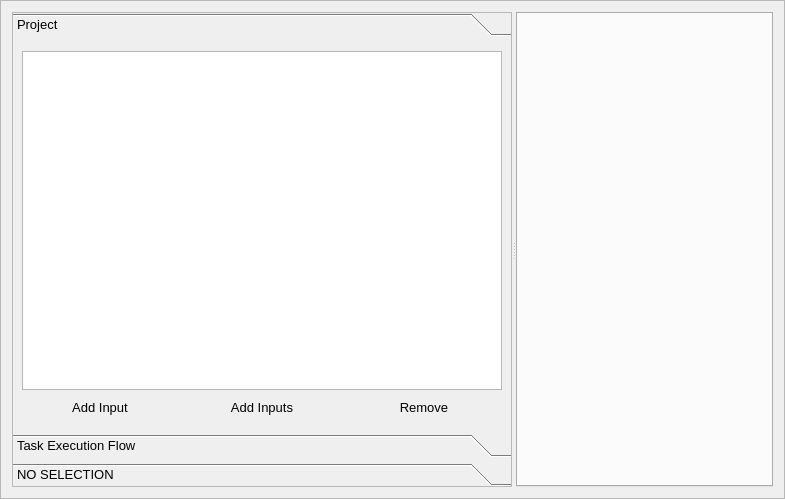
<?xml version="1.0" encoding="UTF-8"?>
<ui version="4.0">
 <class>TabProject</class>
 <widget class="QFrame" name="TabProject">
  <property name="geometry">
   <rect>
    <x>0</x>
    <y>0</y>
    <width>785</width>
    <height>499</height>
   </rect>
  </property>
  <property name="maximumSize">
   <size>
    <width>16777215</width>
    <height>16777215</height>
   </size>
  </property>
  <property name="windowTitle">
   <string>Frame</string>
  </property>
  <property name="windowIcon">
   <iconset>
    <normaloff>images/icon.png</normaloff>images/icon.png</iconset>
  </property>
  <property name="frameShape">
   <enum>QFrame::StyledPanel</enum>
  </property>
  <property name="frameShadow">
   <enum>QFrame::Raised</enum>
  </property>
  <layout class="QVBoxLayout" name="verticalLayout">
   <item>
    <widget class="QSplitter" name="splitter_2">
     <property name="orientation">
      <enum>Qt::Horizontal</enum>
     </property>
     <widget class="QToolBox" name="taskToolbox">
      <property name="minimumSize">
       <size>
        <width>350</width>
        <height>0</height>
       </size>
      </property>
      <property name="maximumSize">
       <size>
        <width>500</width>
        <height>16777215</height>
       </size>
      </property>
      <property name="font">
       <font>
        <pointsize>10</pointsize>
        <weight>50</weight>
        <bold>false</bold>
       </font>
      </property>
      <property name="frameShape">
       <enum>QFrame::StyledPanel</enum>
      </property>
      <property name="frameShadow">
       <enum>QFrame::Plain</enum>
      </property>
      <property name="midLineWidth">
       <number>0</number>
      </property>
      <property name="currentIndex">
       <number>0</number>
      </property>
      <property name="tabSpacing">
       <number>6</number>
      </property>
      <widget class="QWidget" name="settingsInput">
       <property name="geometry">
        <rect>
         <x>0</x>
         <y>0</y>
         <width>498</width>
         <height>387</height>
        </rect>
       </property>
       <attribute name="icon">
        <iconset resource="icons.qrc">
         <normaloff>:/images/input.png</normaloff>:/images/input.png</iconset>
       </attribute>
       <attribute name="label">
        <string>Project</string>
       </attribute>
       <layout class="QVBoxLayout" name="verticalLayout_7">
        <item>
         <layout class="QVBoxLayout" name="verticalLayout_3">
          <item>
           <widget class="QListWidget" name="inputFiles">
            <property name="selectionMode">
             <enum>QAbstractItemView::MultiSelection</enum>
            </property>
            <property name="sortingEnabled">
             <bool>true</bool>
            </property>
           </widget>
          </item>
          <item>
           <layout class="QHBoxLayout" name="horizontalLayout_3">
            <item>
             <widget class="QPushButton" name="addFile">
              <property name="text">
               <string>Add Input</string>
              </property>
              <property name="icon">
               <iconset resource="icons.qrc">
                <normaloff>:/images/add.png</normaloff>:/images/add.png</iconset>
              </property>
              <property name="iconSize">
               <size>
                <width>16</width>
                <height>16</height>
               </size>
              </property>
              <property name="flat">
               <bool>true</bool>
              </property>
             </widget>
            </item>
            <item>
             <widget class="QPushButton" name="addFiles">
              <property name="text">
               <string>Add Inputs</string>
              </property>
              <property name="icon">
               <iconset resource="icons.qrc">
                <normaloff>:/images/addFiles.png</normaloff>:/images/addFiles.png</iconset>
              </property>
              <property name="iconSize">
               <size>
                <width>16</width>
                <height>16</height>
               </size>
              </property>
              <property name="flat">
               <bool>true</bool>
              </property>
             </widget>
            </item>
            <item>
             <widget class="QPushButton" name="removeFile">
              <property name="text">
               <string>Remove</string>
              </property>
              <property name="icon">
               <iconset resource="icons.qrc">
                <normaloff>:/images/deltee.png</normaloff>:/images/deltee.png</iconset>
              </property>
              <property name="iconSize">
               <size>
                <width>16</width>
                <height>16</height>
               </size>
              </property>
              <property name="flat">
               <bool>true</bool>
              </property>
             </widget>
            </item>
           </layout>
          </item>
         </layout>
        </item>
       </layout>
      </widget>
      <widget class="QWidget" name="settingsWorkflow">
       <property name="geometry">
        <rect>
         <x>0</x>
         <y>0</y>
         <width>473</width>
         <height>344</height>
        </rect>
       </property>
       <attribute name="icon">
        <iconset>
         <normaloff>images/workfl.png</normaloff>images/workfl.png</iconset>
       </attribute>
       <attribute name="label">
        <string>Task Execution Flow</string>
       </attribute>
       <layout class="QVBoxLayout" name="verticalLayout_8">
        <item>
         <widget class="QGraphicsView" name="graphicsView">
          <property name="sizePolicy">
           <sizepolicy hsizetype="Expanding" vsizetype="Expanding">
            <horstretch>0</horstretch>
            <verstretch>0</verstretch>
           </sizepolicy>
          </property>
          <property name="maximumSize">
           <size>
            <width>16777215</width>
            <height>16777215</height>
           </size>
          </property>
          <property name="verticalScrollBarPolicy">
           <enum>Qt::ScrollBarAsNeeded</enum>
          </property>
          <property name="horizontalScrollBarPolicy">
           <enum>Qt::ScrollBarAsNeeded</enum>
          </property>
          <property name="renderHints">
           <set>QPainter::Antialiasing|QPainter::HighQualityAntialiasing|QPainter::TextAntialiasing</set>
          </property>
         </widget>
        </item>
        <item>
         <layout class="QHBoxLayout" name="horizontalLayout_5">
          <property name="spacing">
           <number>6</number>
          </property>
          <property name="sizeConstraint">
           <enum>QLayout::SetMinimumSize</enum>
          </property>
          <property name="topMargin">
           <number>0</number>
          </property>
          <property name="bottomMargin">
           <number>0</number>
          </property>
          <item>
           <layout class="QHBoxLayout" name="horizontalLayout_2">
            <property name="sizeConstraint">
             <enum>QLayout::SetMinimumSize</enum>
            </property>
            <item>
             <widget class="QPushButton" name="removeMode">
              <property name="sizePolicy">
               <sizepolicy hsizetype="Fixed" vsizetype="Fixed">
                <horstretch>0</horstretch>
                <verstretch>0</verstretch>
               </sizepolicy>
              </property>
              <property name="text">
               <string/>
              </property>
              <property name="icon">
               <iconset resource="icons.qrc">
                <normaloff>:/images/removeTask.png</normaloff>:/images/removeTask.png</iconset>
              </property>
              <property name="iconSize">
               <size>
                <width>24</width>
                <height>24</height>
               </size>
              </property>
              <property name="checkable">
               <bool>false</bool>
              </property>
              <property name="flat">
               <bool>true</bool>
              </property>
             </widget>
            </item>
            <item>
             <widget class="Line" name="line_3">
              <property name="orientation">
               <enum>Qt::Vertical</enum>
              </property>
             </widget>
            </item>
            <item>
             <widget class="QPushButton" name="connectionMode">
              <property name="sizePolicy">
               <sizepolicy hsizetype="Fixed" vsizetype="Fixed">
                <horstretch>0</horstretch>
                <verstretch>0</verstretch>
               </sizepolicy>
              </property>
              <property name="text">
               <string/>
              </property>
              <property name="icon">
               <iconset resource="icons.qrc">
                <normaloff>:/images/connection.png</normaloff>:/images/connection.png</iconset>
              </property>
              <property name="iconSize">
               <size>
                <width>24</width>
                <height>24</height>
               </size>
              </property>
              <property name="checkable">
               <bool>true</bool>
              </property>
              <property name="flat">
               <bool>true</bool>
              </property>
             </widget>
            </item>
            <item>
             <widget class="QPushButton" name="taskMode">
              <property name="sizePolicy">
               <sizepolicy hsizetype="Fixed" vsizetype="Fixed">
                <horstretch>0</horstretch>
                <verstretch>0</verstretch>
               </sizepolicy>
              </property>
              <property name="text">
               <string/>
              </property>
              <property name="icon">
               <iconset resource="icons.qrc">
                <normaloff>:/images/addTask.png</normaloff>:/images/addTask.png</iconset>
              </property>
              <property name="iconSize">
               <size>
                <width>24</width>
                <height>24</height>
               </size>
              </property>
              <property name="checkable">
               <bool>true</bool>
              </property>
              <property name="flat">
               <bool>true</bool>
              </property>
             </widget>
            </item>
            <item>
             <widget class="QLabel" name="label">
              <property name="text">
               <string>New Task</string>
              </property>
             </widget>
            </item>
            <item>
             <widget class="QLineEdit" name="taskNameID">
              <property name="minimumSize">
               <size>
                <width>80</width>
                <height>0</height>
               </size>
              </property>
              <property name="maximumSize">
               <size>
                <width>28940</width>
                <height>16777215</height>
               </size>
              </property>
              <property name="text">
               <string>Task</string>
              </property>
              <property name="maxLength">
               <number>100</number>
              </property>
              <property name="alignment">
               <set>Qt::AlignCenter</set>
              </property>
             </widget>
            </item>
           </layout>
          </item>
          <item>
           <layout class="QHBoxLayout" name="horizontalLayout">
            <property name="sizeConstraint">
             <enum>QLayout::SetMinimumSize</enum>
            </property>
            <property name="rightMargin">
             <number>0</number>
            </property>
            <item>
             <widget class="QPushButton" name="mouseMode">
              <property name="sizePolicy">
               <sizepolicy hsizetype="Fixed" vsizetype="Fixed">
                <horstretch>0</horstretch>
                <verstretch>0</verstretch>
               </sizepolicy>
              </property>
              <property name="text">
               <string>Move</string>
              </property>
              <property name="icon">
               <iconset resource="icons.qrc">
                <normaloff>:/images/mouse-icon.png</normaloff>:/images/mouse-icon.png</iconset>
              </property>
              <property name="iconSize">
               <size>
                <width>24</width>
                <height>24</height>
               </size>
              </property>
              <property name="checkable">
               <bool>true</bool>
              </property>
              <property name="checked">
               <bool>true</bool>
              </property>
              <property name="default">
               <bool>false</bool>
              </property>
              <property name="flat">
               <bool>true</bool>
              </property>
             </widget>
            </item>
           </layout>
          </item>
         </layout>
        </item>
        <item>
         <widget class="Line" name="line_4">
          <property name="orientation">
           <enum>Qt::Horizontal</enum>
          </property>
         </widget>
        </item>
        <item>
         <widget class="QLabel" name="mode">
          <property name="text">
           <string>Position tasks, connections</string>
          </property>
         </widget>
        </item>
       </layout>
      </widget>
      <widget class="QWidget" name="settingsTask">
       <property name="geometry">
        <rect>
         <x>0</x>
         <y>0</y>
         <width>534</width>
         <height>344</height>
        </rect>
       </property>
       <attribute name="icon">
        <iconset resource="icons.qrc">
         <normaloff>:/images/edit.png</normaloff>:/images/edit.png</iconset>
       </attribute>
       <attribute name="label">
        <string>NO SELECTION</string>
       </attribute>
       <layout class="QVBoxLayout" name="verticalLayout_4">
        <item>
         <layout class="QHBoxLayout" name="horizontalLayout_8">
          <item>
           <widget class="QLineEdit" name="taskName">
            <property name="alignment">
             <set>Qt::AlignRight|Qt::AlignTrailing|Qt::AlignVCenter</set>
            </property>
           </widget>
          </item>
          <item>
           <widget class="QLabel" name="label_2">
            <property name="text">
             <string> -in [] -out [] -args </string>
            </property>
           </widget>
          </item>
          <item>
           <widget class="QLineEdit" name="taskArgs2">
            <property name="alignment">
             <set>Qt::AlignLeading|Qt::AlignLeft|Qt::AlignVCenter</set>
            </property>
            <property name="readOnly">
             <bool>false</bool>
            </property>
           </widget>
          </item>
         </layout>
        </item>
        <item>
         <layout class="QVBoxLayout" name="verticalLayout_2">
          <item>
           <widget class="Line" name="line">
            <property name="orientation">
             <enum>Qt::Horizontal</enum>
            </property>
           </widget>
          </item>
          <item>
           <layout class="QHBoxLayout" name="horizontalLayout_4">
            <item>
             <widget class="QPushButton" name="removeFile_2">
              <property name="text">
               <string>Remove</string>
              </property>
              <property name="icon">
               <iconset resource="icons.qrc">
                <normaloff>:/images/deltee.png</normaloff>:/images/deltee.png</iconset>
              </property>
              <property name="flat">
               <bool>true</bool>
              </property>
             </widget>
            </item>
            <item>
             <widget class="QPushButton" name="addTaskFile">
              <property name="text">
               <string>New Source Code</string>
              </property>
              <property name="icon">
               <iconset resource="icons.qrc">
                <normaloff>:/images/add.png</normaloff>:/images/add.png</iconset>
              </property>
              <property name="shortcut">
               <string>Return</string>
              </property>
              <property name="flat">
               <bool>true</bool>
              </property>
             </widget>
            </item>
            <item>
             <widget class="QLineEdit" name="taskFileName"/>
            </item>
           </layout>
          </item>
          <item>
           <widget class="QListWidget" name="sourceCodeList">
            <property name="movement">
             <enum>QListView::Static</enum>
            </property>
            <property name="sortingEnabled">
             <bool>false</bool>
            </property>
           </widget>
          </item>
         </layout>
        </item>
        <item>
         <widget class="Line" name="line_2">
          <property name="orientation">
           <enum>Qt::Horizontal</enum>
          </property>
         </widget>
        </item>
        <item>
         <widget class="QSplitter" name="splitter_3">
          <property name="orientation">
           <enum>Qt::Horizontal</enum>
          </property>
          <widget class="QWidget" name="layoutWidget">
           <layout class="QVBoxLayout" name="verticalLayout_5">
            <item>
             <layout class="QHBoxLayout" name="horizontalLayout_9">
              <item>
               <widget class="QLabel" name="label_5">
                <property name="text">
                 <string>Inputs</string>
                </property>
               </widget>
              </item>
              <item>
               <widget class="QSpinBox" name="inputs">
                <property name="enabled">
                 <bool>false</bool>
                </property>
                <property name="value">
                 <number>1</number>
                </property>
               </widget>
              </item>
             </layout>
            </item>
            <item>
             <widget class="QListWidget" name="inputsList"/>
            </item>
           </layout>
          </widget>
          <widget class="QWidget" name="layoutWidget_2">
           <layout class="QVBoxLayout" name="verticalLayout_6">
            <item>
             <layout class="QHBoxLayout" name="horizontalLayout_10">
              <item>
               <widget class="QLabel" name="label_6">
                <property name="text">
                 <string>Outputs</string>
                </property>
               </widget>
              </item>
              <item>
               <widget class="QSpinBox" name="outputs">
                <property name="enabled">
                 <bool>false</bool>
                </property>
                <property name="value">
                 <number>1</number>
                </property>
               </widget>
              </item>
             </layout>
            </item>
            <item>
             <widget class="QListWidget" name="outputsList"/>
            </item>
           </layout>
          </widget>
         </widget>
        </item>
       </layout>
      </widget>
     </widget>
     <widget class="QTabWidget" name="tabFiles">
      <property name="autoFillBackground">
       <bool>false</bool>
      </property>
      <property name="currentIndex">
       <number>-1</number>
      </property>
      <property name="documentMode">
       <bool>false</bool>
      </property>
      <property name="tabsClosable">
       <bool>true</bool>
      </property>
      <property name="movable">
       <bool>true</bool>
      </property>
     </widget>
    </widget>
   </item>
  </layout>
 </widget>
 <resources>
  <include location="icons.qrc"/>
 </resources>
 <connections/>
</ui>
